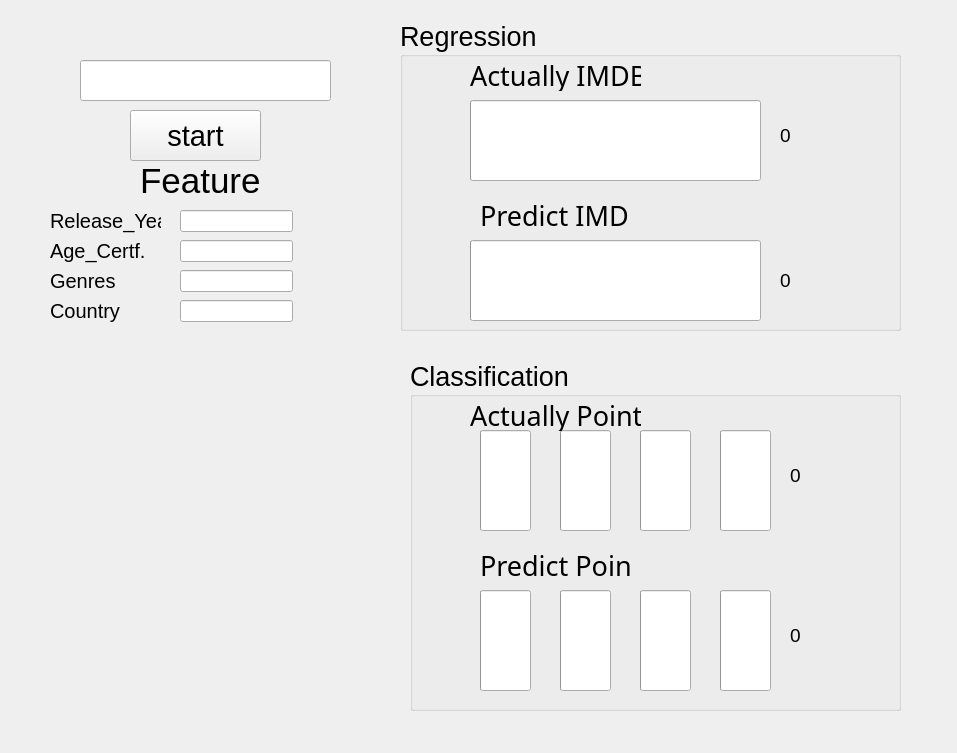
<?xml version="1.0" encoding="UTF-8"?>
<ui version="4.0">
 <class>Form</class>
 <widget class="QWidget" name="Form">
  <property name="geometry">
   <rect>
    <x>0</x>
    <y>0</y>
    <width>957</width>
    <height>753</height>
   </rect>
  </property>
  <property name="windowTitle">
   <string>Form</string>
  </property>
  <widget class="QPushButton" name="testButton">
   <property name="geometry">
    <rect>
     <x>130</x>
     <y>110</y>
     <width>131</width>
     <height>51</height>
    </rect>
   </property>
   <property name="font">
    <font>
     <pointsize>22</pointsize>
    </font>
   </property>
   <property name="text">
    <string>start</string>
   </property>
  </widget>
  <widget class="QLabel" name="Photo">
   <property name="geometry">
    <rect>
     <x>50</x>
     <y>360</y>
     <width>331</width>
     <height>321</height>
    </rect>
   </property>
   <property name="text">
    <string/>
   </property>
   <property name="scaledContents">
    <bool>true</bool>
   </property>
  </widget>
  <widget class="QLineEdit" name="lineEdit">
   <property name="geometry">
    <rect>
     <x>80</x>
     <y>60</y>
     <width>251</width>
     <height>41</height>
    </rect>
   </property>
   <property name="alignment">
    <set>Qt::AlignCenter</set>
   </property>
  </widget>
  <widget class="QGroupBox" name="groupBox">
   <property name="geometry">
    <rect>
     <x>400</x>
     <y>20</y>
     <width>501</width>
     <height>311</height>
    </rect>
   </property>
   <property name="font">
    <font>
     <pointsize>20</pointsize>
    </font>
   </property>
   <property name="title">
    <string>Regression</string>
   </property>
   <widget class="QLabel" name="label_2">
    <property name="geometry">
     <rect>
      <x>80</x>
      <y>180</y>
      <width>151</width>
      <height>31</height>
     </rect>
    </property>
    <property name="font">
     <font>
      <family>18thCentury</family>
      <pointsize>20</pointsize>
     </font>
    </property>
    <property name="text">
     <string>Predict IMDB</string>
    </property>
   </widget>
   <widget class="QLabel" name="label_Ac">
    <property name="geometry">
     <rect>
      <x>380</x>
      <y>100</y>
      <width>91</width>
      <height>31</height>
     </rect>
    </property>
    <property name="font">
     <font>
      <pointsize>14</pointsize>
     </font>
    </property>
    <property name="text">
     <string>0</string>
    </property>
   </widget>
   <widget class="QProgressBar" name="Actual_Bar">
    <property name="geometry">
     <rect>
      <x>70</x>
      <y>80</y>
      <width>291</width>
      <height>81</height>
     </rect>
    </property>
    <property name="value">
     <number>0</number>
    </property>
    <property name="textVisible">
     <bool>false</bool>
    </property>
   </widget>
   <widget class="QProgressBar" name="Predict_Bar">
    <property name="geometry">
     <rect>
      <x>70</x>
      <y>220</y>
      <width>291</width>
      <height>81</height>
     </rect>
    </property>
    <property name="maximum">
     <number>100</number>
    </property>
    <property name="value">
     <number>0</number>
    </property>
    <property name="textVisible">
     <bool>false</bool>
    </property>
    <property name="format">
     <string>%p%</string>
    </property>
   </widget>
   <widget class="QLabel" name="label_Pre">
    <property name="geometry">
     <rect>
      <x>380</x>
      <y>250</y>
      <width>101</width>
      <height>21</height>
     </rect>
    </property>
    <property name="font">
     <font>
      <pointsize>14</pointsize>
     </font>
    </property>
    <property name="text">
     <string>0</string>
    </property>
   </widget>
   <widget class="QLabel" name="label">
    <property name="geometry">
     <rect>
      <x>70</x>
      <y>40</y>
      <width>171</width>
      <height>31</height>
     </rect>
    </property>
    <property name="font">
     <font>
      <family>18thCentury</family>
      <pointsize>20</pointsize>
     </font>
    </property>
    <property name="text">
     <string>Actually IMDB</string>
    </property>
   </widget>
  </widget>
  <widget class="QGroupBox" name="groupBox_2">
   <property name="geometry">
    <rect>
     <x>410</x>
     <y>360</y>
     <width>491</width>
     <height>351</height>
    </rect>
   </property>
   <property name="font">
    <font>
     <pointsize>20</pointsize>
    </font>
   </property>
   <property name="title">
    <string>Classification</string>
   </property>
   <widget class="QProgressBar" name="Actual_CBar1">
    <property name="enabled">
     <bool>true</bool>
    </property>
    <property name="geometry">
     <rect>
      <x>70</x>
      <y>70</y>
      <width>51</width>
      <height>101</height>
     </rect>
    </property>
    <property name="font">
     <font>
      <pointsize>11</pointsize>
     </font>
    </property>
    <property name="value">
     <number>0</number>
    </property>
    <property name="textVisible">
     <bool>false</bool>
    </property>
   </widget>
   <widget class="QProgressBar" name="Actual_CBar2">
    <property name="geometry">
     <rect>
      <x>150</x>
      <y>70</y>
      <width>51</width>
      <height>101</height>
     </rect>
    </property>
    <property name="font">
     <font>
      <pointsize>11</pointsize>
     </font>
    </property>
    <property name="value">
     <number>0</number>
    </property>
    <property name="textVisible">
     <bool>false</bool>
    </property>
   </widget>
   <widget class="QProgressBar" name="Actual_CBar3">
    <property name="geometry">
     <rect>
      <x>230</x>
      <y>70</y>
      <width>51</width>
      <height>101</height>
     </rect>
    </property>
    <property name="font">
     <font>
      <pointsize>11</pointsize>
     </font>
    </property>
    <property name="value">
     <number>0</number>
    </property>
    <property name="textVisible">
     <bool>false</bool>
    </property>
   </widget>
   <widget class="QProgressBar" name="Actual_CBar4">
    <property name="geometry">
     <rect>
      <x>310</x>
      <y>70</y>
      <width>51</width>
      <height>101</height>
     </rect>
    </property>
    <property name="font">
     <font>
      <pointsize>11</pointsize>
     </font>
    </property>
    <property name="value">
     <number>0</number>
    </property>
    <property name="textVisible">
     <bool>false</bool>
    </property>
   </widget>
   <widget class="QProgressBar" name="Pre_CBar1">
    <property name="geometry">
     <rect>
      <x>70</x>
      <y>230</y>
      <width>51</width>
      <height>101</height>
     </rect>
    </property>
    <property name="font">
     <font>
      <pointsize>11</pointsize>
     </font>
    </property>
    <property name="value">
     <number>0</number>
    </property>
    <property name="textVisible">
     <bool>false</bool>
    </property>
   </widget>
   <widget class="QProgressBar" name="Pre_CBar2">
    <property name="geometry">
     <rect>
      <x>150</x>
      <y>230</y>
      <width>51</width>
      <height>101</height>
     </rect>
    </property>
    <property name="font">
     <font>
      <pointsize>11</pointsize>
     </font>
    </property>
    <property name="value">
     <number>0</number>
    </property>
    <property name="textVisible">
     <bool>false</bool>
    </property>
   </widget>
   <widget class="QProgressBar" name="Pre_CBar3">
    <property name="geometry">
     <rect>
      <x>230</x>
      <y>230</y>
      <width>51</width>
      <height>101</height>
     </rect>
    </property>
    <property name="font">
     <font>
      <pointsize>11</pointsize>
     </font>
    </property>
    <property name="value">
     <number>0</number>
    </property>
    <property name="textVisible">
     <bool>false</bool>
    </property>
   </widget>
   <widget class="QProgressBar" name="Pre_CBar4">
    <property name="geometry">
     <rect>
      <x>310</x>
      <y>230</y>
      <width>51</width>
      <height>101</height>
     </rect>
    </property>
    <property name="font">
     <font>
      <pointsize>11</pointsize>
     </font>
    </property>
    <property name="value">
     <number>0</number>
    </property>
    <property name="textVisible">
     <bool>false</bool>
    </property>
   </widget>
   <widget class="QLabel" name="label_3">
    <property name="geometry">
     <rect>
      <x>60</x>
      <y>40</y>
      <width>171</width>
      <height>31</height>
     </rect>
    </property>
    <property name="font">
     <font>
      <family>18thCentury</family>
      <pointsize>20</pointsize>
     </font>
    </property>
    <property name="text">
     <string>Actually Point</string>
    </property>
   </widget>
   <widget class="QLabel" name="label_4">
    <property name="geometry">
     <rect>
      <x>70</x>
      <y>190</y>
      <width>151</width>
      <height>31</height>
     </rect>
    </property>
    <property name="font">
     <font>
      <family>18thCentury</family>
      <pointsize>20</pointsize>
     </font>
    </property>
    <property name="text">
     <string>Predict Point </string>
    </property>
   </widget>
   <widget class="QLabel" name="label_Ac_C">
    <property name="geometry">
     <rect>
      <x>380</x>
      <y>100</y>
      <width>91</width>
      <height>31</height>
     </rect>
    </property>
    <property name="font">
     <font>
      <pointsize>14</pointsize>
     </font>
    </property>
    <property name="text">
     <string>0</string>
    </property>
   </widget>
   <widget class="QLabel" name="label_Pre_C">
    <property name="geometry">
     <rect>
      <x>380</x>
      <y>260</y>
      <width>91</width>
      <height>31</height>
     </rect>
    </property>
    <property name="font">
     <font>
      <pointsize>14</pointsize>
     </font>
    </property>
    <property name="text">
     <string>0</string>
    </property>
   </widget>
  </widget>
  <widget class="QLabel" name="label_5">
   <property name="geometry">
    <rect>
     <x>140</x>
     <y>160</y>
     <width>131</width>
     <height>41</height>
    </rect>
   </property>
   <property name="font">
    <font>
     <pointsize>26</pointsize>
    </font>
   </property>
   <property name="text">
    <string>Feature</string>
   </property>
  </widget>
  <widget class="QLabel" name="label_6">
   <property name="geometry">
    <rect>
     <x>50</x>
     <y>200</y>
     <width>111</width>
     <height>41</height>
    </rect>
   </property>
   <property name="font">
    <font>
     <pointsize>15</pointsize>
    </font>
   </property>
   <property name="text">
    <string>Release_Year</string>
   </property>
  </widget>
  <widget class="QLabel" name="label_7">
   <property name="geometry">
    <rect>
     <x>50</x>
     <y>230</y>
     <width>111</width>
     <height>41</height>
    </rect>
   </property>
   <property name="font">
    <font>
     <pointsize>15</pointsize>
    </font>
   </property>
   <property name="text">
    <string>Age_Certf.</string>
   </property>
  </widget>
  <widget class="QLabel" name="label_8">
   <property name="geometry">
    <rect>
     <x>50</x>
     <y>260</y>
     <width>111</width>
     <height>41</height>
    </rect>
   </property>
   <property name="font">
    <font>
     <pointsize>15</pointsize>
    </font>
   </property>
   <property name="text">
    <string>Genres</string>
   </property>
  </widget>
  <widget class="QLabel" name="label_9">
   <property name="geometry">
    <rect>
     <x>50</x>
     <y>290</y>
     <width>111</width>
     <height>41</height>
    </rect>
   </property>
   <property name="font">
    <font>
     <pointsize>15</pointsize>
    </font>
   </property>
   <property name="text">
    <string>Country</string>
   </property>
  </widget>
  <widget class="QLineEdit" name="lineEdit_Year">
   <property name="geometry">
    <rect>
     <x>180</x>
     <y>210</y>
     <width>113</width>
     <height>22</height>
    </rect>
   </property>
   <property name="alignment">
    <set>Qt::AlignCenter</set>
   </property>
  </widget>
  <widget class="QLineEdit" name="lineEdit_Country">
   <property name="geometry">
    <rect>
     <x>180</x>
     <y>300</y>
     <width>113</width>
     <height>22</height>
    </rect>
   </property>
   <property name="alignment">
    <set>Qt::AlignCenter</set>
   </property>
  </widget>
  <widget class="QLineEdit" name="lineEdit_Genres">
   <property name="geometry">
    <rect>
     <x>180</x>
     <y>270</y>
     <width>113</width>
     <height>22</height>
    </rect>
   </property>
   <property name="alignment">
    <set>Qt::AlignCenter</set>
   </property>
  </widget>
  <widget class="QLineEdit" name="lineEdit_Age">
   <property name="geometry">
    <rect>
     <x>180</x>
     <y>240</y>
     <width>113</width>
     <height>22</height>
    </rect>
   </property>
   <property name="alignment">
    <set>Qt::AlignCenter</set>
   </property>
  </widget>
 </widget>
 <resources/>
 <connections/>
</ui>
